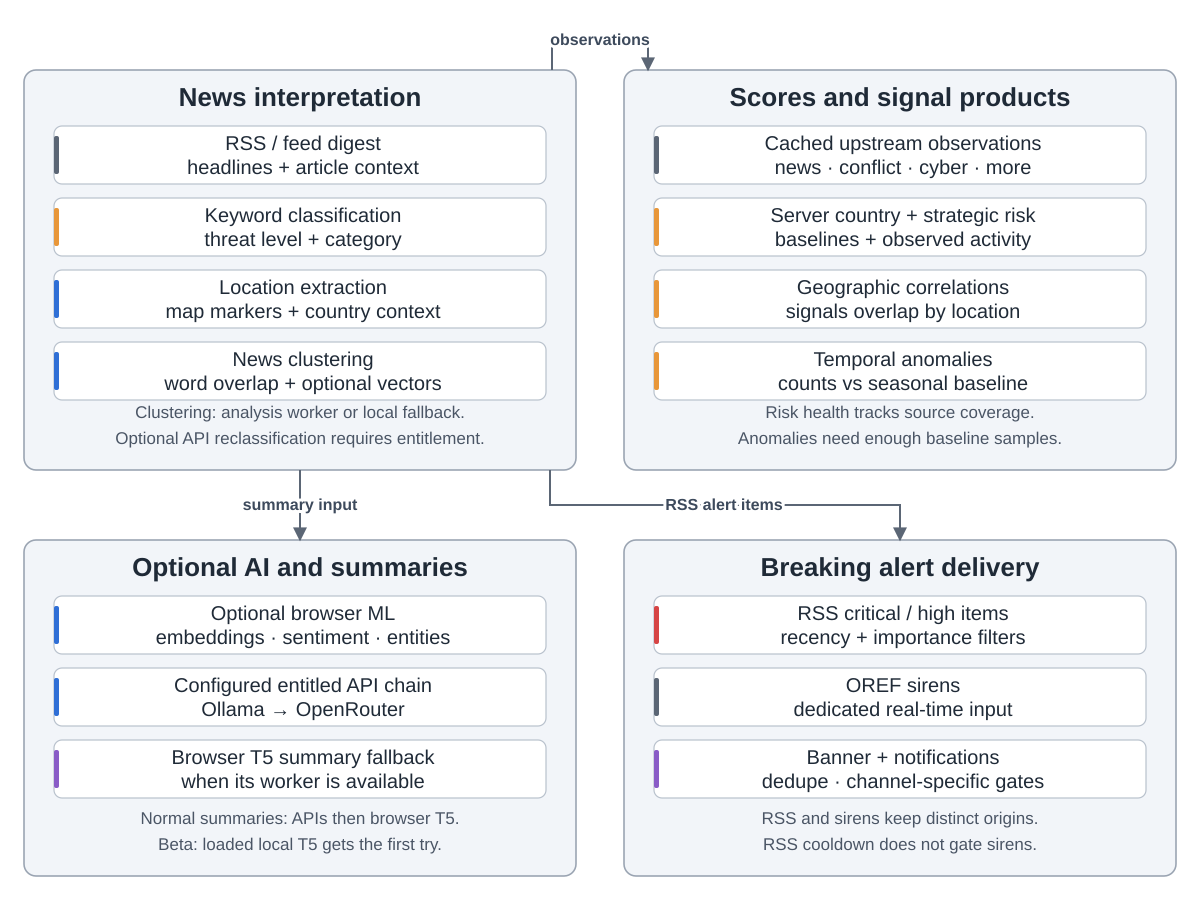

Write the Python code that produced this figure.
"""Intelligence paths at worldmonitor a1f94681edb0d82968b7926353e538c4a518a591.
Sources: src/services/rss.ts:341-354,399-407; src/services/clustering.ts:51-112;
src/app/data-loader.ts:2227-2269; src/services/threat-classifier.ts:84-92;
src/services/geo-convergence.ts:38-83; src/services/signal-aggregator.ts:1-5;
server/worldmonitor/intelligence/v1/get-risk-scores.ts:872-878,1245-1280,
1328-1385,1587-1601,1694-1706; scripts/ais-relay.cjs:6087-6120;
server/worldmonitor/infrastructure/v1/list-temporal-anomalies.ts:265-267,327-347;
src/services/summarization.ts:112-137,202-247,320-402;
src/App.ts:2457-2476; src/workers/ml.worker.ts:174-238;
src/services/breaking-news-alerts.ts:54-57,193-237,252-310,313-340.
Scope: selected intelligence mechanisms, not every specialty domain product.
Server owns risk computation; Railway warm-pings that RPC, not a second scorer.
Summarization provider ordering is scoped to normal mode; beta has a warm-local
first path. Optional browser ML is configured on web and available on desktop.
Sentiment and NER are worker capabilities, not claimed mandatory news stages.
"""
import sys
from pathlib import Path
sys.path.insert(0,str(Path(__file__).resolve().parents[2]/'tools'))
from archdiagram import Diagram

d=Diagram('From observations to signals and summaries',
 'News items receive keyword threat labels and locations, then word-overlap clustering with '
 'optional semantic refinement. Cached physical and news observations also feed server country '
 'and strategic risk, geographic correlations and seasonal-count anomalies. Risk health checks '
 'source coverage; anomalies require enough baseline samples. Optional local ML supplies '
 'embeddings, sentiment and named entities. Summary requests use configured entitled APIs '
 'Ollama then OpenRouter in normal mode, followed by available browser T5; beta can try '
 'already-loaded local T5 first. RSS breaking alerts and OREF sirens form distinct notification inputs.')
d.group(24,70,552,400,'News interpretation')
d.column(24,70,[('RSS / feed digest|headlines + article context','data'),('Keyword classification|threat level + category','critic'),('Location extraction|map markers + country context','coding'),('News clustering|word overlap + optional vectors','coding')],first=56,h=58,gap=14,w=492)
d.notes(24,70,400,'Clustering: analysis worker or local fallback.','Optional API reclassification requires entitlement.')
d.group(624,70,552,400,'Scores and signal products')
d.column(624,70,[('Cached upstream observations|news · conflict · cyber · more','data'),('Server country + strategic risk|baselines + observed activity','critic'),('Geographic correlations|signals overlap by location','critic'),('Temporal anomalies|counts vs seasonal baseline','critic')],first=56,h=58,gap=14,w=492)
d.notes(624,70,400,'Risk health tracks source coverage.','Anomalies need enough baseline samples.')
d.arrow('M552 70V40H648V70',label='observations',at=(600,45))
d.group(24,540,552,336,'Optional AI and summaries')
d.column(24,540,[('Optional browser ML|embeddings · sentiment · entities','coding'),('Configured entitled API chain|Ollama → OpenRouter','coding'),('Browser T5 summary fallback|when its worker is available','write')],first=56,h=58,gap=14,w=492)
d.notes(24,540,336,'Normal summaries: APIs then browser T5.','Beta: loaded local T5 gets the first try.')
d.group(624,540,552,336,'Breaking alert delivery')
d.column(624,540,[('RSS critical / high items|recency + importance filters','review'),('OREF sirens|dedicated real-time input','data'),('Banner + notifications|dedupe · channel-specific gates','write')],first=56,h=58,gap=14,w=492)
d.notes(624,540,336,'RSS and sirens keep distinct origins.','RSS cooldown does not gate sirens.')
d.arrow('M300 470V540',label='summary input',at=(300,510))
d.arrow('M550 470V505H900V540',label='RSS alert items',at=(724,510))
d.save(Path(__file__).with_suffix('.svg'))
